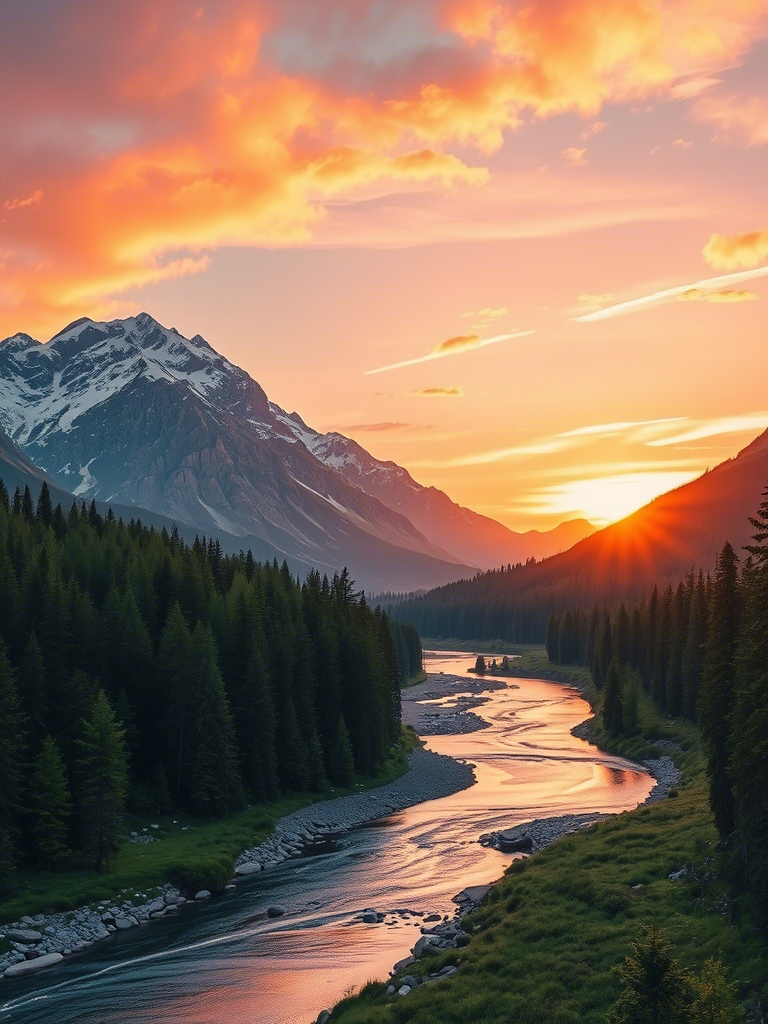
#> input picture 01_sandbox/nature.png, 768 x 1024 px
$ python canny.py
#> lines starting #> are read from the running program, lines starting #| are printed output that depends on the picture; after the words box and inside, x2 and y2 are one past the last pixel; in counts of white or black regions, pixels touching at a corner belong together
import cv2

img = cv2.imread('nature.png')
#> img is the input picture: shape (1024, 768, 3); mean B, G, R 91.3, 110.5, 138.9
img = cv2.resize(img, (img.shape[1]//2, img.shape[0]//2))
#> img: shape (512, 384, 3)
gray = cv2.cvtColor(img, cv2.COLOR_BGR2GRAY)
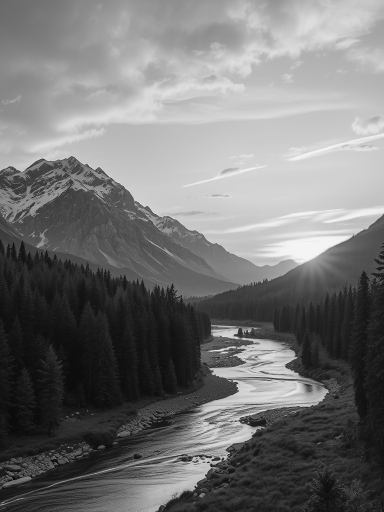
#> gray: shape (512, 384); min 7, max 245, mean 116.9

result1 = cv2.Canny(gray, 100, 300)
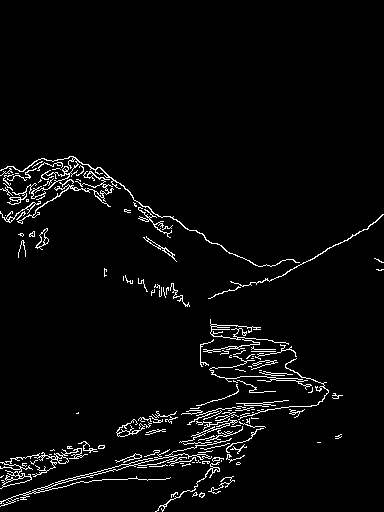
#> result1: shape (512, 384); 3.6% white in thin lines or dots, all inside (x1, y1, x2, y2) = (0, 156, 384, 512)
cv2.imshow('result1', result1)
result2 = cv2.Canny(gray, 50, 150)
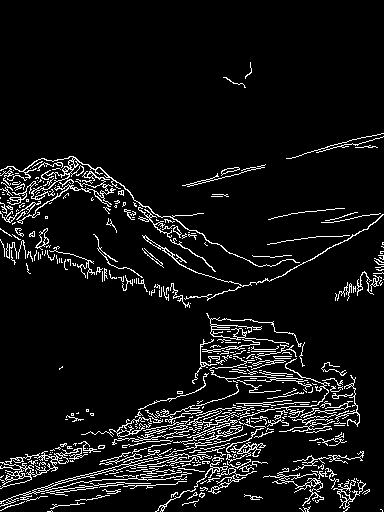
#> result2: shape (512, 384); 7.4% white in thin lines or dots, all inside (x1, y1, x2, y2) = (0, 62, 384, 512)
cv2.imshow('result2', result2)
result3 = cv2.Canny(gray, 20, 60)
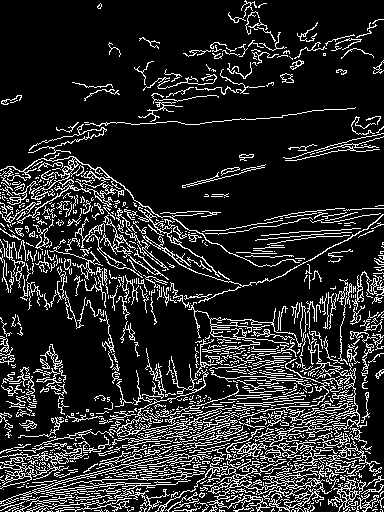
#> result3: shape (512, 384); 15.9% white in thin lines or dots
cv2.imshow('result3', result3)
result4 = cv2.Canny(gray, 200, 600)
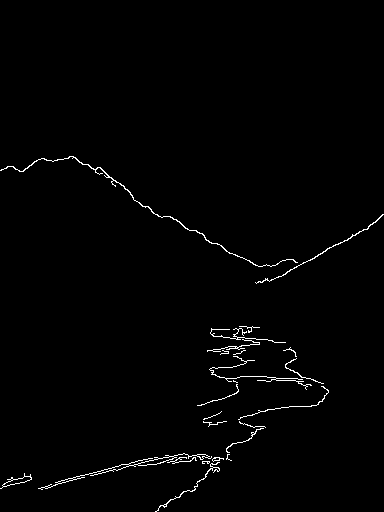
#> result4: shape (512, 384); 1.2% white in thin lines or dots, all inside (x1, y1, x2, y2) = (0, 156, 384, 512)
cv2.imshow('result4', result4)

cv2.waitKey(0)
cv2.destroyAllWindows()

$ run again, with 01_sandbox/book_vectors.png copied over 01_sandbox/nature.png
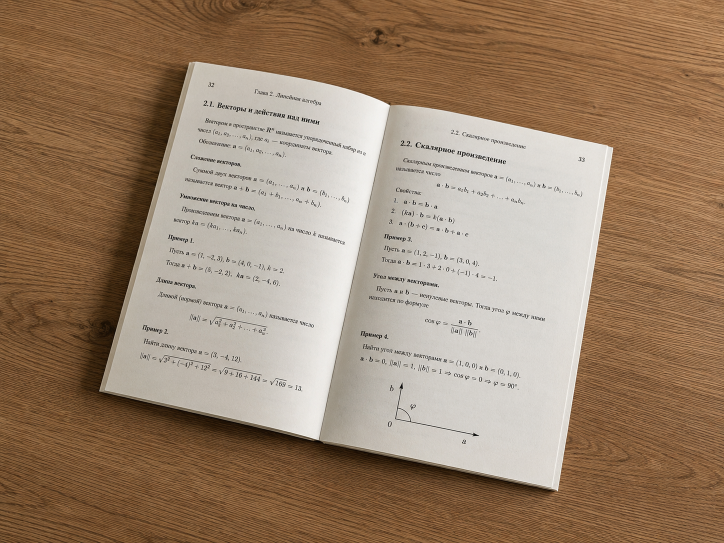
#> input picture 01_sandbox/book_vectors.png, 1448 x 1086 px (shown at 1/2 size)
#> img is the input picture: shape (1086, 1448, 3); mean B, G, R 108.5, 131.6, 156.1
#> img: shape (543, 724, 3)
#> `result1 = cv2.Canny(gray, 100, 300)`:
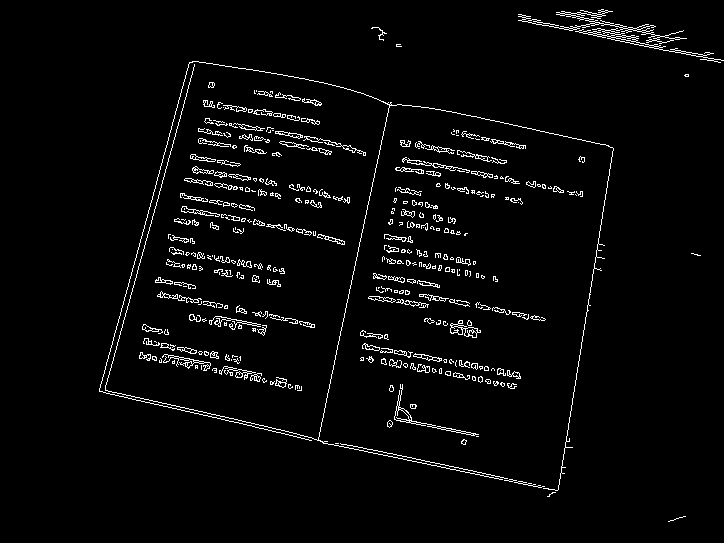
#> result1: shape (543, 724); 3.3% white in thin lines or dots, all inside (x1, y1, x2, y2) = (99, 9, 724, 522)
#> result2: shape (543, 724); 12.8% white in thin lines or dots
#> result3: shape (543, 724); 22.9% white in thin lines or dots
#> `result4 = cv2.Canny(gray, 200, 600)`:
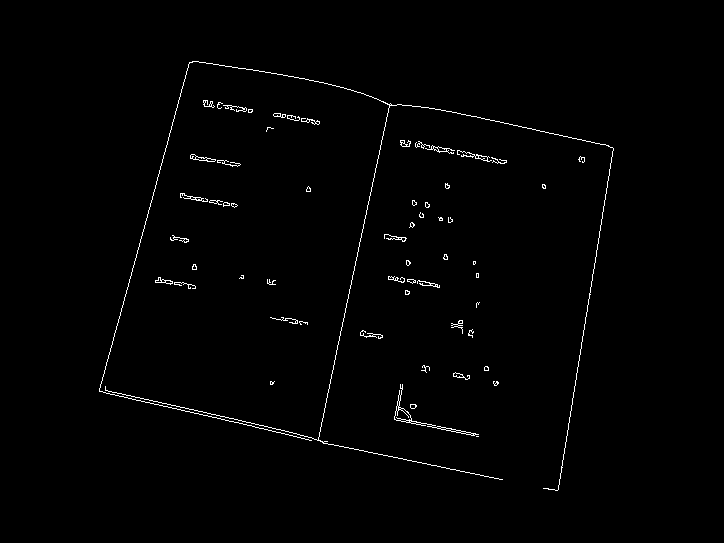
#> result4: shape (543, 724); 1% white in thin lines or dots, all inside (x1, y1, x2, y2) = (99, 61, 614, 491)

$ run again, with 01_sandbox/cat_noise.png copied over 01_sandbox/nature.png
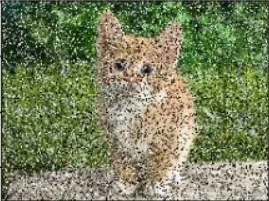
#> input picture 01_sandbox/cat_noise.png, 269 x 201 px
#> img is the input picture: shape (201, 269, 3); mean B, G, R 92.7, 128.1, 119.5
#> img: shape (100, 134, 3)
#> `result1 = cv2.Canny(gray, 100, 300)`:
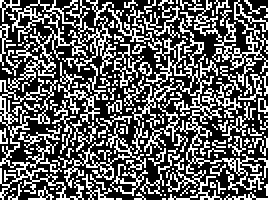
#> result1: shape (100, 134) (shown 2 times larger); 36.9% white in thin lines or dots
#> result2: shape (100, 134); 38.9% white in thin lines or dots
#> result3: shape (100, 134); 39.1% white in thin lines or dots
#> `result4 = cv2.Canny(gray, 200, 600)`:
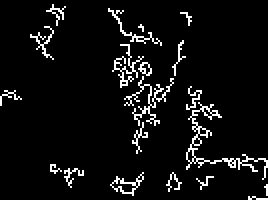
#> result4: shape (100, 134) (shown 2 times larger); 6.2% white in thin lines or dots
